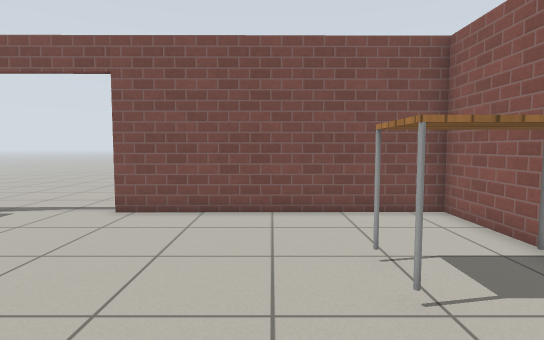
view 1 (above)

15 first-person views from a walk through a robot-simulator world made for Gazebo. The camera is 0.94 m above the floor, tilts 4° down and sees 80° across. The floor is counted in squares, 0.5 m on a side. Each view is taken from the middle of a square. On the plan, view 1 faces up. The plan holds only what a view shows up to about 17 squares ahead; the rest is blank. The place goes on beyond the plan. Robots are left out. Simple patterns stand in for the simulator's built-in surfaces.

view 2
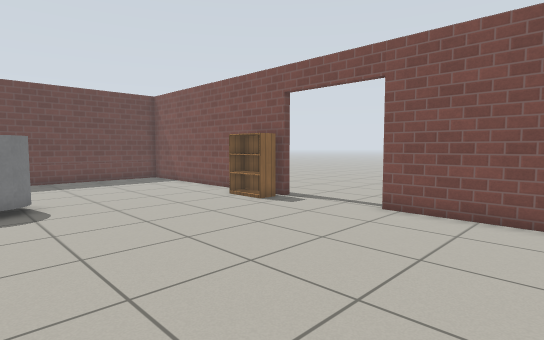

view 3
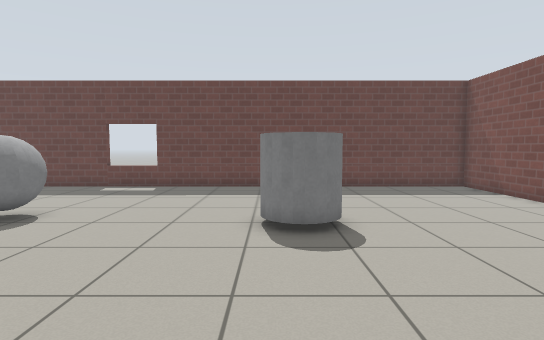

view 4
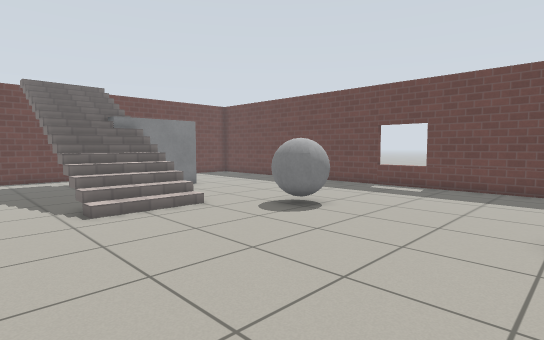

view 5
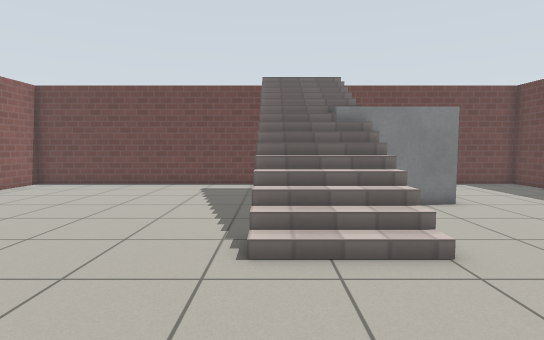

view 6
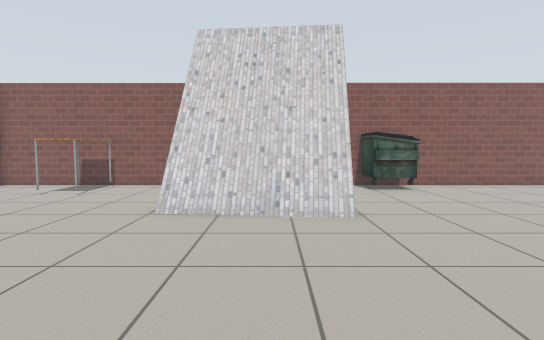

view 7
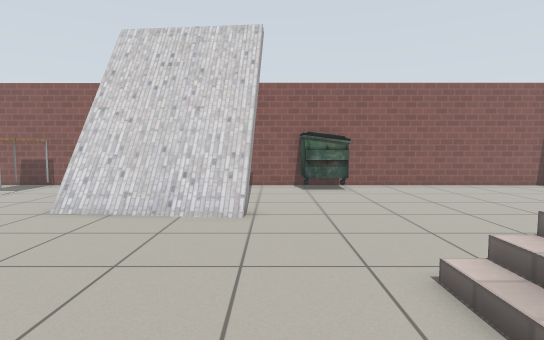

view 8
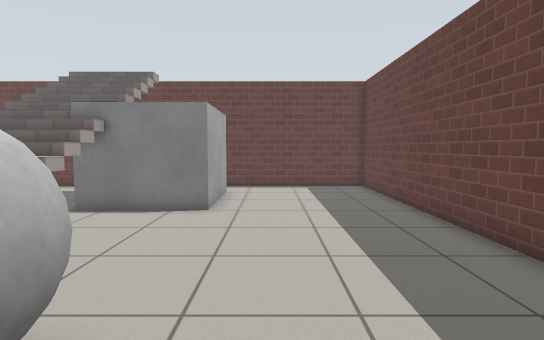

view 9
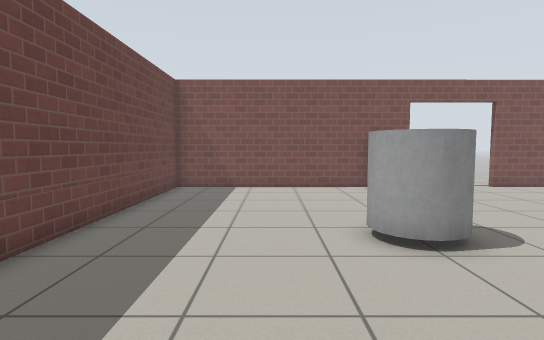

view 10
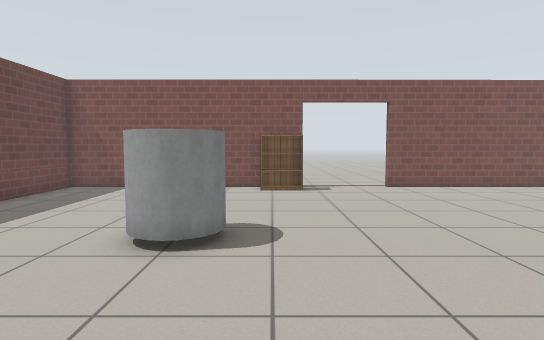

view 11
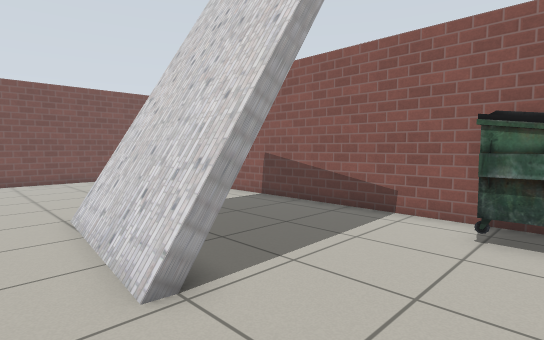

view 12
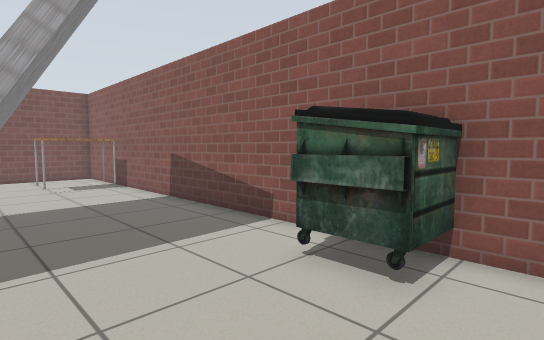

view 13
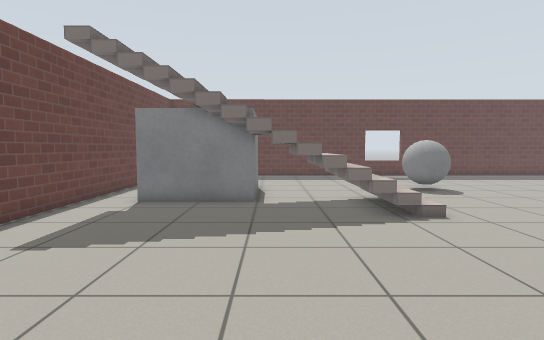

view 14
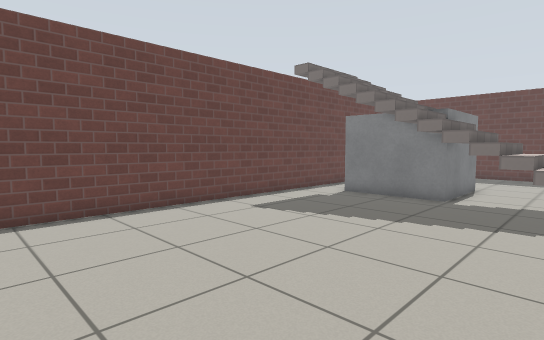

view 15
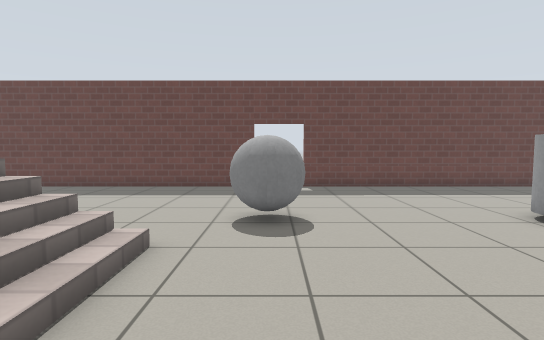

### Floor plan
Points are (right, up) in squares from view 1. A wall is a line through its corners. A room is listed if a view was taken in it or the views show most of it. See-through windows are left out.
Room 1 (views 1, 2, 3, 4, 5, 6, 7, 8, 9, 10, 11, 12, 13, 14, 15)
walls: (5, -8.7) (5, 9.3) (-4.6, 9.3); (-19.8, -7.8) (-19.3, -7.8); (-8.5, 9.3) (-19.5, 9.2) (-19.4, -20.6) (5, -20.6) (5, -10.4)
ways out: open door at (-6.5, 9.5)
objects: other object (-13, -18) to (-13, -15); grey ball (-13, -8) to (-12, -6); grey cylinder (-13, 0) to (-11, 1); grey box (-10, -18); grey box (-10, -17); grey box (-10, -16); grey box (-10, -14); grey box (-10, -13); grey box (-10, -12); grey box (-10, -11); grey box (-10, -10); bookshelf (-10, 8) to (-9, 8); grey box (-2, -6) to (1, -1); table (2, 4) to (4, 5); dumpster (3, -10) to (5, -9)

Where each view was taken, in squares from view 1:
view 1: 0 up, 0 right, facing up
view 2: 0 up, 0 right, facing up-left
view 3: 0 up, 4 left, facing left
view 4: 0 up, 4 left, facing down-left
view 5: 4 down, 7 left, facing down
view 6: 4 down, 11 left, facing right
view 7: 7 down, 11 left, facing right
view 8: 5 down, 15 left, facing down
view 9: 6 down, 15 left, facing up
view 10: 6 down, 10 left, facing up
view 11: 10 down, 4 left, facing up-right
view 12: 12 down, 1 left, facing up-right
view 13: 14 down, 2 right, facing left
view 14: 11 down, 3 right, facing down-left
view 15: 7 down, 4 left, facing left
